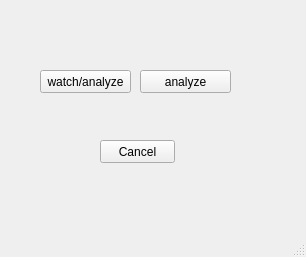
<?xml version="1.0" encoding="UTF-8"?>
<ui version="4.0">
 <class>MainWindow</class>
 <widget class="QMainWindow" name="MainWindow">
  <property name="geometry">
   <rect>
    <x>0</x>
    <y>0</y>
    <width>306</width>
    <height>257</height>
   </rect>
  </property>
  <property name="windowTitle">
   <string>MainWindow</string>
  </property>
  <widget class="QWidget" name="centralwidget">
   <widget class="QPushButton" name="wa_button">
    <property name="geometry">
     <rect>
      <x>40</x>
      <y>70</y>
      <width>91</width>
      <height>23</height>
     </rect>
    </property>
    <property name="text">
     <string>watch/analyze</string>
    </property>
   </widget>
   <widget class="QPushButton" name="a_button">
    <property name="geometry">
     <rect>
      <x>140</x>
      <y>70</y>
      <width>91</width>
      <height>23</height>
     </rect>
    </property>
    <property name="text">
     <string>analyze</string>
    </property>
   </widget>
   <widget class="QPushButton" name="cancelButton">
    <property name="geometry">
     <rect>
      <x>100</x>
      <y>140</y>
      <width>75</width>
      <height>23</height>
     </rect>
    </property>
    <property name="text">
     <string>Cancel</string>
    </property>
   </widget>
  </widget>
  <widget class="QMenuBar" name="menubar">
   <property name="geometry">
    <rect>
     <x>0</x>
     <y>0</y>
     <width>306</width>
     <height>21</height>
    </rect>
   </property>
  </widget>
  <widget class="QStatusBar" name="statusbar"/>
 </widget>
 <resources/>
 <connections/>
</ui>
